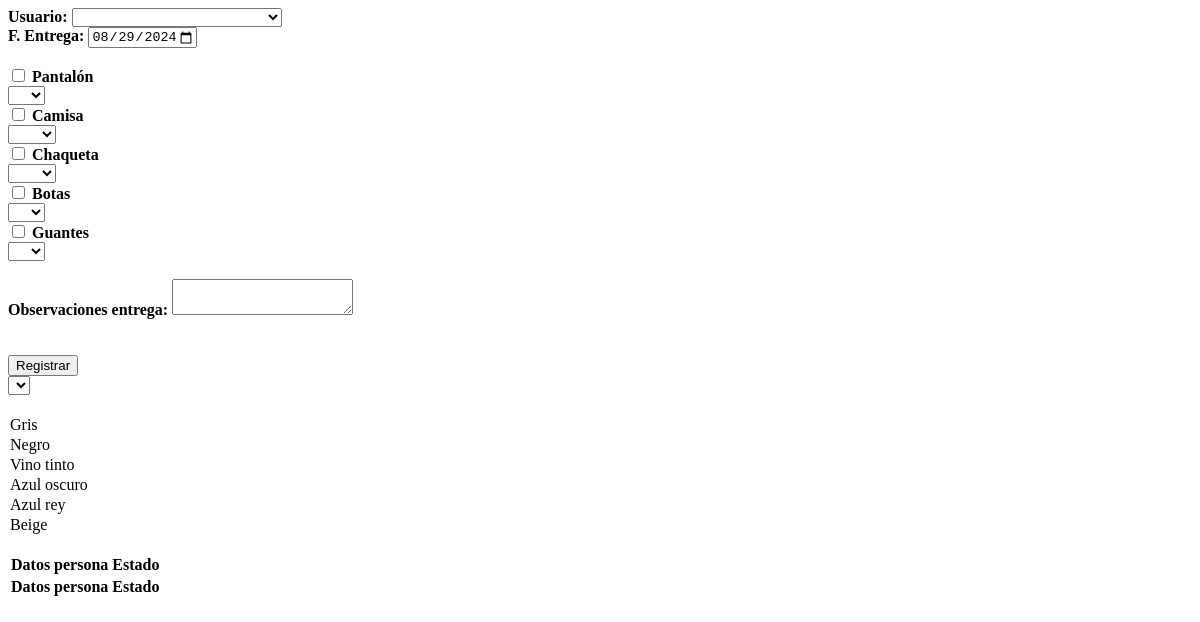
The app's page /views/vdot.php, older data.
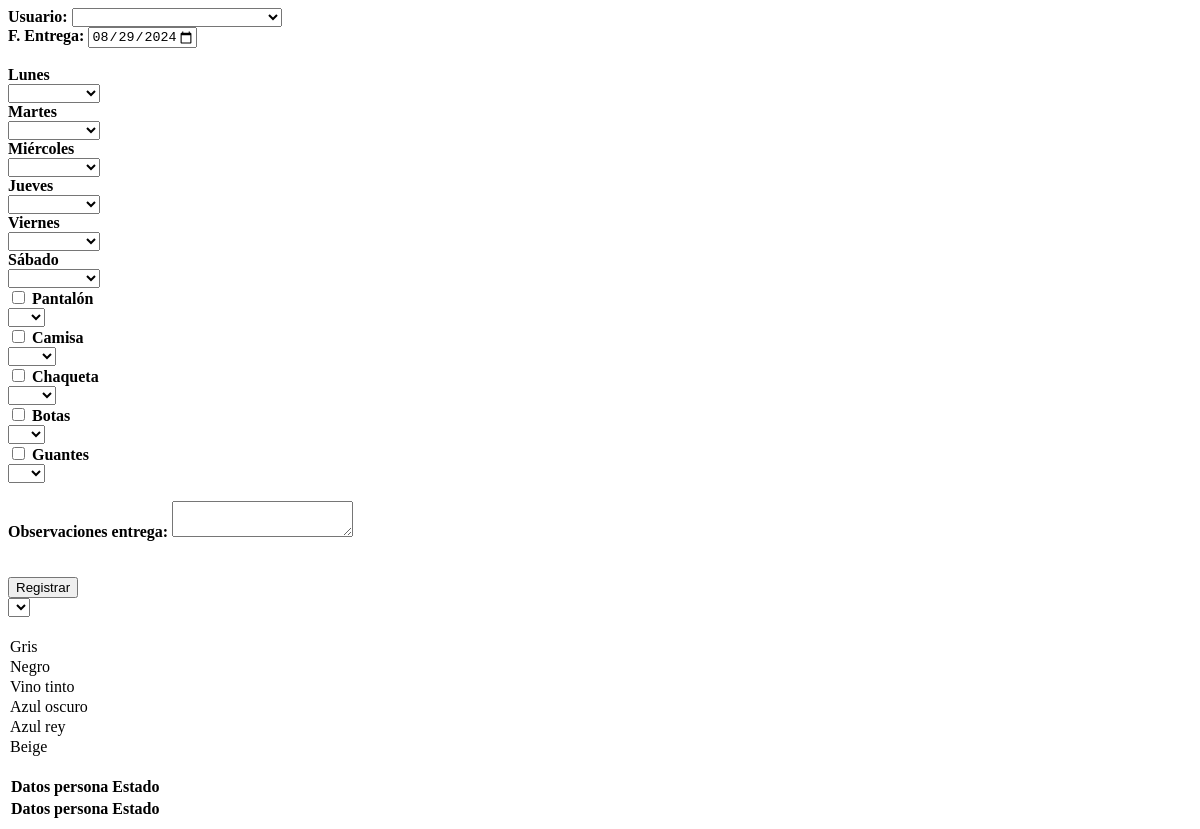
The same page, newer data.
### tables this page shows
CREATE TABLE `valor` (
  `idval` bigint(11) NOT NULL,
  `nomval` varchar(70) DEFAULT NULL,
  `iddom` bigint(11) DEFAULT NULL,
  `codval` bigint(11) DEFAULT NULL,
  `actval` tinyint(1) NOT NULL DEFAULT 1
);

### controllers/cdot.php (called while the page is built, shortened)
<?php
    require_once("models/mdot.php");
    $mdot = new Mdot();
    $ident = isset($_POST['ident']) ? $_POST['ident']:NULL;
    $ope = isset($_REQUEST['ope']) ? $_REQUEST['ope']:NULL;
    $datOne = NULL;
    $pg = 111;
    $mdot->setIdEnt($ident);
    $datPer = $mdot->getAllPer($ope);
    $datDot = $mdot->getAllDot(7);
    $datTalS = $mdot->getAllDot(8);
    $datTalP = $mdot->getAllDot(9);
    $datTalZ = $mdot->getAllDot(10);
    $datTalG = $mdot->getAllDot(11);
    $datCol = $mdot->getAllDot(12);
    $datDia = $mdot->getAllDot(13);
?>

### models/mdot.php (called while the page is built, shortened)
<?php
    class Mdot{
        function getAllPer($ope){
                    $sql = "SELECT DISTINCT idper, nomper, apeper, ndper FROM persona";
                    if(!$ope) $sql.= " WHERE actper=1";
                    $sql .= " ORDER BY apeper";
                    $modelo = new conexion();
                    $conexion = $modelo->get_conexion();
                    $result = $conexion->prepare($sql);
                    $result->execute();
                    $res = $result->fetchall(PDO::FETCH_ASSOC);
                    return $res;
                 }
        function getAllDot($iddom){
                    $sql = "SELECT idval, nomval FROM valor WHERE iddom=:iddom";
                    $modelo = new conexion();
                    $conexion = $modelo->get_conexion();
                    $result = $conexion->prepare($sql);
                    $result->bindParam(":iddom", $iddom);
                    $result->execute();
                    $res = $result->fetchall(PDO::FETCH_ASSOC);
                    return $res;
                }
    }
?>

### views/vdot.php (the view, shortened to what this page needs)
<?php
require_once('controllers/cdot.php');
$hoy = date("Y-m-d");
?>
<form action="home.php?pg=<?= $pg; ?>" method="POST" id="frmins">
    <div class="row">
        <div class="form-group col-md-8">
            <label for="idperrec"><strong>Usuario:</strong></label>
            <select id="idperrec" name="idperrec" class="form-control form-select" required>
                <option value="0"></option>
                <?php if ($datPer) {
                    foreach ($datPer as $dep) { ?>
                        <option value='<?= $dep['idper']; ?>' <?php if ($datOne && $dep['idper'] == $datOne[0]['prec']) echo " selected "; ?>>
                        </option>
                <?php }
                } ?>
            </select>
        </div>
        <div class="form-group col-md-4">
            <label for="fecent"><strong>F. Entrega:</strong></label>
            <input class="form-control" type="date" id="fecent" name="fecent" max=<?php echo $hoy; ?> <?php if ($datOne) echo 'value="' . $datOne[0]['fecent'] . '" disabled';
                                                                                                        else echo 'value="' . $hoy . '" required'; ?>>
        </div>
        <div class="form-group col-md-12"><br></div>
        <?php if ($datDia && $datCol ) {
            foreach ($datDia as $ddo) { ?>
                <div class="form-group col-md-6">
                    <label for="idvdot"><strong><?= $ddo['nomval']; ?></strong></label>
                </div>
                <div class="form-group col-md-6">
                    <select name="idvtal[]" id="idvtal" class="form-control form-select">
                        <option value="0"></option>
                        <?php if ($datCol) {
                            foreach ($datCol as $ddt) { ?>
                                <option value="<?= $ddt['idval'] ?>" <?php if ($datCxD) {
                                        } ?>>
                                </option>
                        <?php }
                        } ?>
                    </select>
                </div>
        <?php }
        } ?>
        <?php if ($datDot && $datTalS && $datTalP && $datTalZ) {
            foreach ($datDot as $ddo) { ?>
                <div class="form-group col-md-6">
                    <input type="checkbox" name="idvdot[]" value="<?= $ddo['idval'] ?>" <?php if ($datTxD) {
                                            } ?>>
                    <label for="idvdot"><strong><?= $ddo['nomval']; ?></strong></label>
                </div>
                <div class="form-group col-md-6">
                    <select name="idvtal[]" id="idvtal" class="form-control form-select">
                        <option value="0"></option>
                        <?php
                        if ($ddo['idval'] == 82 or $ddo['idval'] == 83) $datTal = $datTalS;
                        elseif ($ddo['idval'] == 81) $datTal = $datTalP;
                        elseif ($ddo['idval'] == 84) $datTal = $datTalZ;
                        elseif ($ddo['idval'] == 85) $datTal = $datTalG;
                        if ($datTal) {
                            foreach ($datTal as $ddt) { ?>
                                <option value="<?= $ddt['idval'] ?>" <?php if ($datTxD) {
                                        } ?>>
                                </option>
                        <?php }
                        } ?>
                    </select>
                </div>
        <?php }
        } ?>
        <div class="form-group col-md-12">
            <br>
            <label for="observ"><strong>Observaciones entrega:</strong></label>
            <textarea class="form-control" type="text" id="observ" name="observ" <?php if ($datOne) echo 'required'; ?>><?php if ($datOne) echo $datOne[0]['observ']; ?></textarea>
        </div>
        <div class="form-group col-md-12" id="boxbtn">
            <br><br>
            <input class="btn btn-primary" type="submit" value="Registrar">
        </div>
        <select name="color" id="color" class="form-control form-select">
            <?php foreach ($datCol as $dte) { ?>
                <option value="<?= $dte['idval']; ?>" <?php if ($datCxD){
                foreach ($datCxD as $ddot) {
                    if  ($dte['idval'] == $ddot[0]['color']) echo " selected "
                         ?>>
                            <?= $dte['nomval']; ?>
                        </option>
                    <?php }} }?>
                </select>
                <select name="color[]" id="color" class="form-control form-select">
                        <option value="0"></option>
                        <?php
                        if ($datCol) {
                            foreach ($datCol as $ddt) { ?>
                                <option value="<?= $ddt['idval'] ?>" <?php if ($datCxD) {
                                        } ?>>
                                </option>
                        <?php }
                        } ?>
                    </select>
    </div>
</form>
<table id="mytable" class="table table-striped">
    <thead>
        <tr>
            <th>Datos persona</th>
            <th>Estado</th>
            <th></th>
        </tr>
    </thead>
    <tfoot>
        <tr>
            <th>Datos persona</th>
            <th>Estado</th>
            <th></th>
        </tr>
    </tfoot>
</table>

Row changes from the older to the newer data that the page shows:
added valor: nomval "Lunes"
added valor: nomval "Martes"
added valor: nomval "Miércoles"
added valor: nomval "Jueves"
added valor: nomval "Viernes"
added valor: nomval "Sábado"
